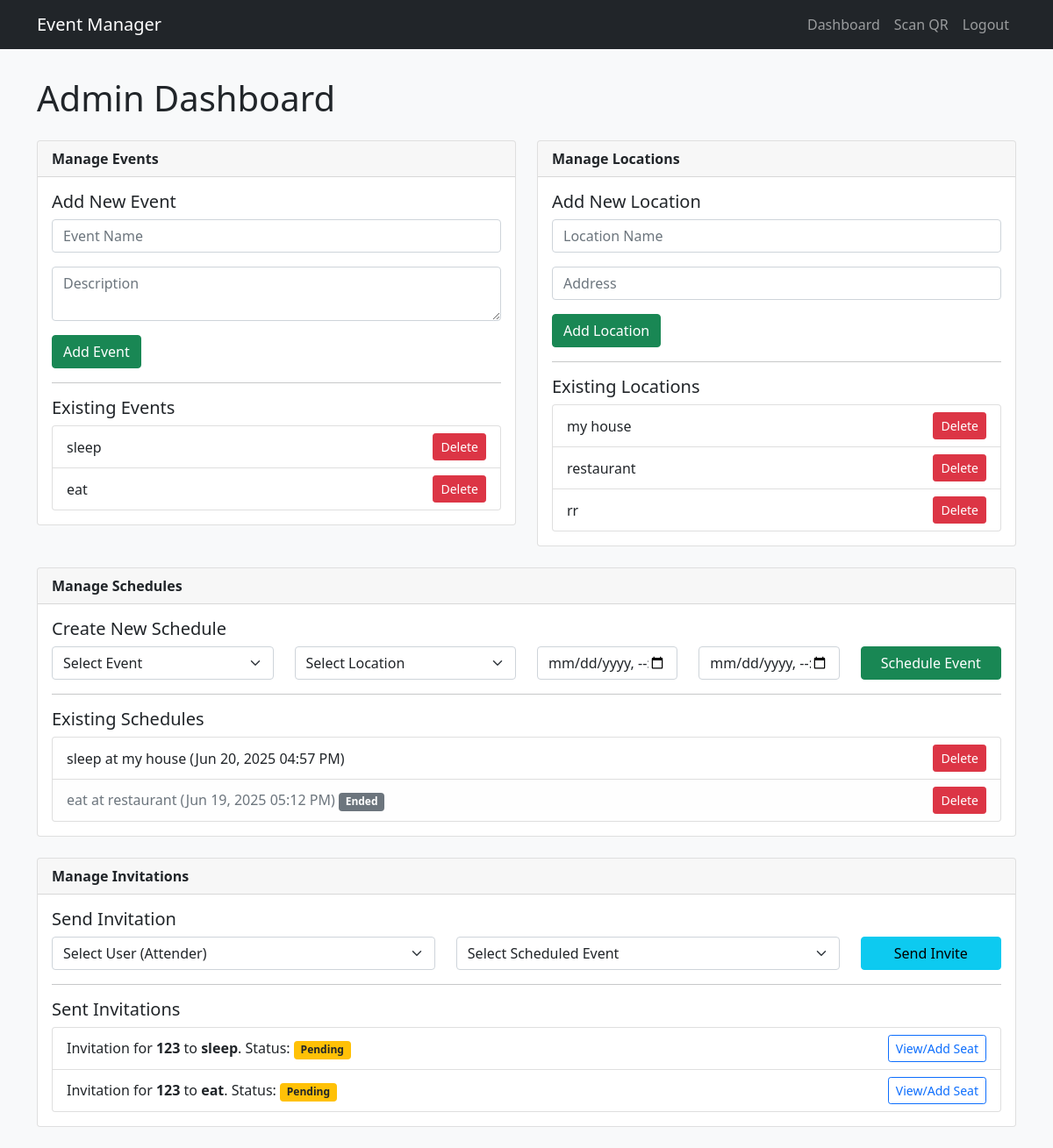
The app's page /admin/dashboard (signed in) with its own data.
### main_app.py (models this page shows, shortened)
class Event(db.Model):
    id = db.Column(db.Integer, primary_key=True)
    name = db.Column(db.String(120), nullable=False)
    description = db.Column(db.Text, nullable=True)
    schedules = db.relationship('Schedule', backref='event', lazy='dynamic', cascade="all, delete-orphan")

class Location(db.Model):
    id = db.Column(db.Integer, primary_key=True)
    name = db.Column(db.String(120), nullable=False)
    address = db.Column(db.String(200), nullable=False, unique=True)
    schedules = db.relationship('Schedule', backref='location', lazy='dynamic', cascade="all, delete-orphan")

class Schedule(db.Model):
    id = db.Column(db.Integer, primary_key=True)
    start_time = db.Column(db.DateTime, nullable=False)
    end_time = db.Column(db.DateTime, nullable=False)
    event_id = db.Column(db.Integer, db.ForeignKey('event.id'), nullable=False)
    location_id = db.Column(db.Integer, db.ForeignKey('location.id'), nullable=False)
    invitations = db.relationship('Invitation', backref='schedule', lazy='dynamic', cascade="all, delete-orphan")

class Invitation(db.Model):
    id = db.Column(db.Integer, primary_key=True)
    user_id = db.Column(db.Integer, db.ForeignKey('user.id'), nullable=False)
    schedule_id = db.Column(db.Integer, db.ForeignKey('schedule.id'), nullable=False)
    attended = db.Column(db.Boolean, default=False, nullable=False)
    qr_code_uid = db.Column(db.String(36), unique=True, nullable=False, default=lambda: str(uuid.uuid4()))
    qr_code_path = db.Column(db.String(200), nullable=True)
    seatings = db.relationship('Seating', backref='invitation', lazy='dynamic', cascade="all, delete-orphan")
    __table_args__ = (db.UniqueConstraint('user_id', 'schedule_id', name='_user_schedule_uc'),)

class User(UserMixin, db.Model):
    id = db.Column(db.Integer, primary_key=True)
    username = db.Column(db.String(80), unique=True, nullable=False)
    password_hash = db.Column(db.String(200), nullable=False)
    role = db.Column(db.String(20), nullable=False, default='attender')  # Roles: 'admin', 'attender'
    invitations = db.relationship('Invitation', backref='attender', lazy=True)

### main_app.py (the view)
@app.route('/admin/dashboard')
@login_required
@admin_required
def admin_dashboard():
    events = Event.query.all()
    locations = Location.query.all()
    schedules = Schedule.query.order_by(Schedule.start_time.desc()).all()
    users = User.query.all()
    invitations = Invitation.query.all()
    return render_template('admin_dashboard.html', title='Admin Dashboard',
                           events=events, locations=locations, schedules=schedules,
                           users=users, invitations=invitations, now=datetime.now())

### main_app.py (called while the page is built)
@login_manager.user_loader
def load_user(user_id):
    return User.query.get(int(user_id))

def admin_required(f):
    @wraps(f)
    def decorated_function(*args, **kwargs):
        if current_user.role != 'admin':
            flash('This area is restricted to administrators.', 'danger')
            return redirect(url_for('dashboard'))
        return f(*args, **kwargs)
    return decorated_function

### templates/admin_dashboard.html (shortened to what this page needs)
{% extends "base.html" %}
{% block content %}
<h1 class="mb-4">Admin Dashboard</h1>
<div class="row">
    <div class="col-lg-6">
        <div class="card">
            <div class="card-header">Manage Events</div>
            <div class="card-body">
                <h5>Add New Event</h5>
                <form action="{{ url_for('add_event') }}" method="POST">
                    <div class="mb-3">
                        <input type="text" name="name" class="form-control" placeholder="Event Name" required>
                    </div>
                    <div class="mb-3">
                        <textarea name="description" class="form-control" placeholder="Description"></textarea>
                    </div>
                    <button type="submit" class="btn btn-success">Add Event</button>
                </form>
                <hr>
                <h5>Existing Events</h5>
                <ul class="list-group">
                    {% for event in events %}
                    <li class="list-group-item d-flex justify-content-between align-items-center">
                        {{ event.name }}
                        <form action="{{ url_for('delete_event', event_id=event.id) }}" method="POST" onsubmit="return confirm('Are you sure you want to delete this event and all its schedules/invitations?');">
                            <button type="submit" class="btn btn-sm btn-danger">Delete</button>
                        </form>
                    </li>
                    {% else %}
                    <li class="list-group-item">No events yet.</li>
                    {% endfor %}
                </ul>
            </div>
        </div>
    </div>
    <div class="col-lg-6">
        <div class="card">
            <div class="card-header">Manage Locations</div>
            <div class="card-body">
                <h5>Add New Location</h5>
                <form action="{{ url_for('add_location') }}" method="POST">
                    <div class="mb-3">
                        <input type="text" name="name" class="form-control" placeholder="Location Name" required>
                    </div>
                    <div class="mb-3">
                        <input type="text" name="address" class="form-control" placeholder="Address" required>
                    </div>
                    <button type="submit" class="btn btn-success">Add Location</button>
                </form>
                <hr>
                <h5>Existing Locations</h5>
                <ul class="list-group">
                    {% for location in locations %}
                    <li class="list-group-item d-flex justify-content-between align-items-center">
                        {{ location.name }}
                        <form action="{{ url_for('delete_location', location_id=location.id) }}" method="POST" onsubmit="return confirm('Are you sure? This will also delete schedules at this location.');">
                            <button type="submit" class="btn btn-sm btn-danger">Delete</button>
                        </form>
                    </li>
                    {% else %}
                    <li class="list-group-item">No locations yet.</li>
                    {% endfor %}
                </ul>
            </div>
        </div>
    </div>
</div>
<div class="card">
    <div class="card-header">Manage Schedules</div>
    <div class="card-body">
        <h5>Create New Schedule</h5>
        <form action="{{ url_for('add_schedule') }}" method="POST">
            <div class="row">
                <div class="col-md-3">
                    <select name="event_id" class="form-select" required>
                        <option value="">Select Event</option>
                    </select>
                </div>
                <div class="col-md-3">
                    <select name="location_id" class="form-select" required>
                        <option value="">Select Location</option>
                    </select>
                </div>
                <div class="col-md-2">
                    <input type="datetime-local" name="start_time" class="form-control" required>
                </div>
                <div class="col-md-2">
                    <input type="datetime-local" name="end_time" class="form-control" required>
                </div>
                <div class="col-md-2">
                    <button type="submit" class="btn btn-success w-100">Schedule Event</button>
                </div>
            </div>
        </form>
        <hr>
        <h5>Existing Schedules</h5>
        <ul class="list-group">
            {% for schedule in schedules %}
            <li class="list-group-item d-flex justify-content-between align-items-center {% if schedule.end_time < now %}list-group-item-light text-muted{% endif %}">
                <span>
                    {{ schedule.event.name }} at {{ schedule.location.name }} ({{ schedule.start_time.strftime('%b %d, %Y %I:%M %p') }})
                    {% if schedule.end_time < now %}
                        <span class="badge bg-secondary">Ended</span>
                    {% endif %}
                </span>
                <form action="{{ url_for('delete_schedule', schedule_id=schedule.id) }}" method="POST" onsubmit="return confirm('Are you sure? This will delete the schedule and all invitations for it.');">
                    <button type="submit" class="btn btn-sm btn-danger">Delete</button>
                </form>
            </li>
            {% else %}
            <li class="list-group-item">No schedules yet.</li>
            {% endfor %}
        </ul>
    </div>
</div>
<div class="card">
    <div class="card-header">Manage Invitations</div>
    <div class="card-body">
        <h5>Send Invitation</h5>
        <form action="{{ url_for('add_invitation') }}" method="POST">
             <div class="row">
                <div class="col-md-5">
                    <select name="user_id" class="form-select" required>
                        <option value="">Select User (Attender)</option>
                    </select>
                </div>
                <div class="col-md-5">
                     <select name="schedule_id" class="form-select" required>
                        <option value="">Select Scheduled Event</option>
                    </select>
                </div>
                <div class="col-md-2">
                    <button type="submit" class="btn btn-info w-100">Send Invite</button>
                </div>
            </div>
        </form>
        <hr>
        <h5>Sent Invitations</h5>
         <ul class="list-group">
            {% for inv in invitations %}
            <li class="list-group-item d-flex justify-content-between align-items-center">
                <div>
                    Invitation for <strong>{{ inv.attender.username }}</strong> to <strong>{{ inv.schedule.event.name }}</strong>.
                    Status:
                    {% if inv.attended %}
                        <span class="badge bg-success">Attended</span>
                    {% else %}
                        <span class="badge bg-warning text-dark">Pending</span>
                    {% endif %}
                </div>
                <a href="{{ url_for('view_invitation', invitation_id=inv.id) }}" class="btn btn-sm btn-outline-primary">View/Add Seat</a>
            </li>
            {% else %}
            <li class="list-group-item">No invitations sent yet.</li>
            {% endfor %}
        </ul>
    </div>
</div>
{% endblock %}

### templates/base.html (style rules this page uses)
body { background-color: #f8f9fa; }
.card { margin-bottom: 1.5rem; }
.card-header { font-weight: bold; }

### records on screen
Event: name "sleep"
Event: name "eat"
Location: name "my house"
Location: name "restaurant"
Location: name "rr"
Schedule: event.name "sleep", location.name "my house", start_time "Jun 20, 2025 04:57 PM"
Schedule: event.name "eat", location.name "restaurant", start_time "Jun 19, 2025 05:12 PM", shows "Ended"
Invitation: attender.username "123", schedule.event.name "sleep", attended "Pending"
Invitation: attender.username "123", schedule.event.name "eat", attended "Pending"
